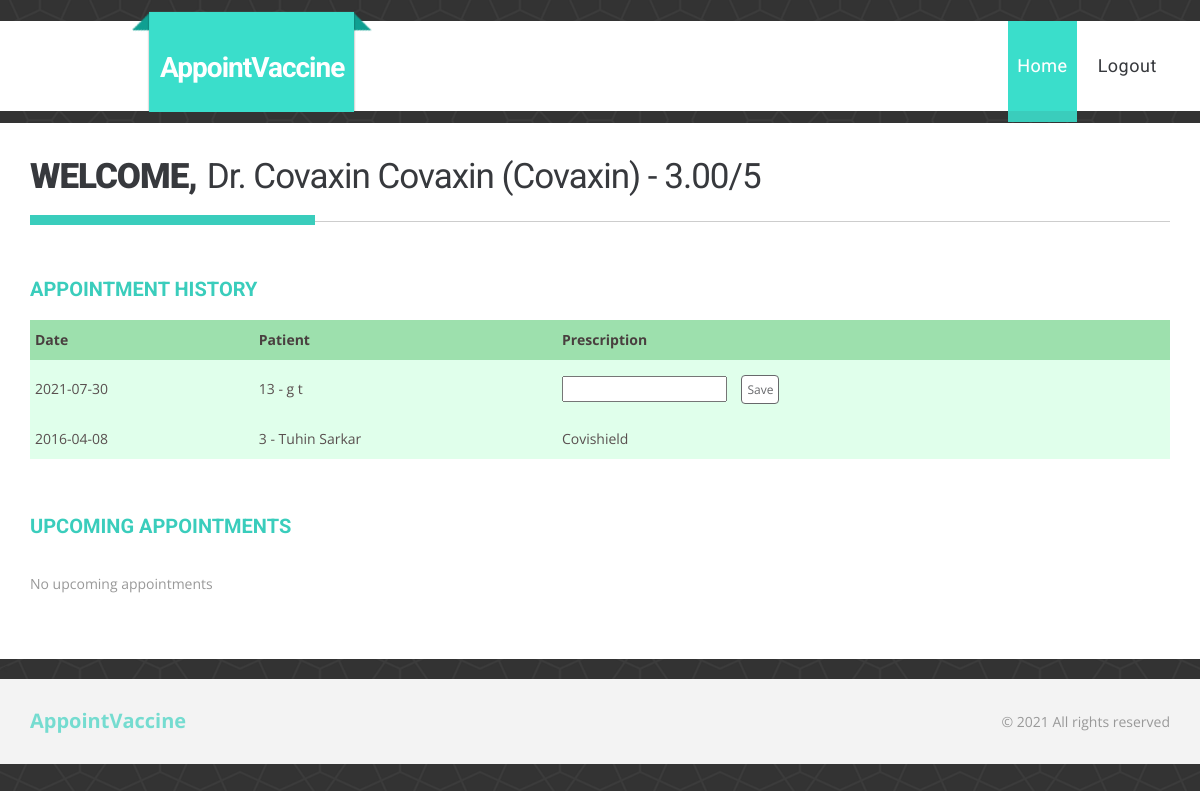
/DoctorHome.php (signed in), run on the app's committed database.
### tables this page shows
CREATE TABLE `doctor` (
  `email` varchar(50) NOT NULL,
  `doctorid` int(10) NOT NULL,
  `starttime` time(6) NOT NULL,
  `endtime` time(6) NOT NULL,
  `specialization` varchar(50) NOT NULL
);

CREATE TABLE `person` (
  `email` varchar(50) NOT NULL,
  `fname` varchar(50) NOT NULL,
  `lname` varchar(50) NOT NULL,
  `gender` varchar(50) NOT NULL,
  `phonenumber` varchar(10) NOT NULL,
  `dob` date NOT NULL,
  `streetaddress` varchar(200) NOT NULL,
  `city` varchar(20) NOT NULL,
  `state` varchar(20) NOT NULL,
  `pincode` varchar(20) NOT NULL,
  `role` varchar(30) NOT NULL
);

CREATE TABLE `appointment` (
  `appid` int(10) NOT NULL,
  `patientid` int(10) NOT NULL,
  `doctorid` int(10) NOT NULL,
  `date` date NOT NULL,
  `time` time(6) NOT NULL,
  `prescription` varchar(500) NOT NULL
);

CREATE TABLE `patient` (
  `patientid` int(10) NOT NULL,
  `email` varchar(50) NOT NULL,
  `predoctor` varchar(50) NOT NULL
);

### DoctorHome.php (the view, shortened to what this page needs)
<?php
$servername = "localhost";
$username = "root";
$password = "";
$database = "vaccineappointmentsystem";
$conn = mysqli_connect ( $servername, $username, $password );
mysqli_select_db ( $conn, $database );
$queryPerson = "select person.email, person.fname, person.lname, doctor.doctorid, doctor.specialization from person inner join doctor on person.email = doctor.email where person.email='" . $_SESSION ['email'] . "'";
$getPerson = mysqli_query ( $conn, $queryPerson );
$person = mysqli_fetch_array ( $getPerson );
$firstName = $person ['fname'];
$lastName = $person ['lname'];
$specialization = $person ['specialization'];
$docId = $person['doctorid'];
$queryRating = "SELECT ROUND(AVG(doctorreview.rating),2) FROM doctorreview INNER JOIN appointment on doctorreview.appid=appointment.appid WHERE appointment.doctorid=$docId";
$getRating = mysqli_query ( $conn, $queryRating );
$Rating = mysqli_fetch_array ( $getRating );
$avgRating = (! empty ( $Rating [0] ) ? $Rating [0] : "-");
$queryHist = "SELECT appointment.appid, appointment.date, patient.patientid, person.fname, person.lname, appointment.prescription FROM appointment INNER JOIN patient on appointment.patientid = patient.patientid INNER JOIN person on patient.email= person.email WHERE appointment.doctorid=$docId and date <= CURDATE() ORDER BY appointment.date DESC ";
$getHist = mysqli_query ( $conn, $queryHist );
$hist = mysqli_fetch_all ( $getHist );
$queryUpc = "SELECT appointment.appid, appointment.date, TIME_FORMAT(appointment.time, '%H:%i'), patient.patientid, person.fname, person.lname FROM appointment INNER JOIN patient on appointment.patientid = patient.patientid INNER JOIN person on patient.email= person.email WHERE appointment.doctorid=$docId and date > CURDATE() ORDER BY appointment.date, appointment.time ";
$getUpc = mysqli_query ( $conn, $queryUpc );
$upc = mysqli_fetch_all ( $getUpc );
?>
<!DOCTYPE html>
<html>
<head>
<link href="css/bootstrap.css" type="text/css" rel="stylesheet"
	media="all">
<link href="css/style.css" type="text/css" rel="stylesheet" media="all">
</head>
<body>
	<div class="header">
		<div class="container">
			<div class="top-middle">
				<a href="Home.php">
					<h3>AppointVaccine</h3>
				</a>
			</div>
			<div class="top-nav">
				<ul class="nav1">
					<li><a href="Home.php" class="active">Home</a></li>
					<li><a href="Logout.php">Logout</a></li>
				</ul>
			</div>
			<div class="clearfix"></div>
		</div>
	</div>
	<div class="content">
		<div class="container">
			<div class="content-grids">
				<div class="work-title humble-title">
					<h3>
						WELCOME,<span><?php
						echo "Dr. $firstName $lastName ($specialization) - $avgRating/5";
						?></span>
					</h3>
				</div>
				<div class="features-info">
					<div class="features-text">
						<h4>APPOINTMENT HISTORY</h4>
						<br />
						<div id="histTable" class='tg-wrap'>
							<?php
							if (count ( $hist ) > 0) {
								echo "
							<table id='tg-cHuKU1' class='tg'>
									<tr>
										<th>Date</th>
										<th>Patient</th>
										<th>Prescription</th>
									</tr>";
								foreach ( $hist as $app ) {
									echo "<tr><td>$app[1]</td><td>$app[2] - $app[3] $app[4]</td>";
									if ($app[5]) {
										echo "<td>$app[5]</td>";
									} else {
										echo "<td><input type='text'>&nbsp;&nbsp;&nbsp;&nbsp;<button class='btn1'>Save</button></td>";
									}
									echo "</tr>";
								}
								echo "</table>";
							} else {
								echo "<p>No appointment history</p>";
							}
							?>
						</div>
					</div>
				</div>
				<div class="features-info">
					<div class="features-text">
						<h4>UPCOMING APPOINTMENTS</h4>
						<br />
						<div id="upcTable" class='tg-wrap'>
							<?php
							if (count ( $upc ) > 0) {
								echo "
							<table id='tg-cHuKU' class='tg'>
									<tr>
										<th>Date</th>
										<th>Time</th>
										<th>Patient</th>
									</tr>";
								foreach ( $upc as $app ) {
									echo "<tr><td>$app[1]</td><td>$app[2]</td><td>$app[3] - $app[4] $app[5]</td>";
								}
								echo "</table>";
							} else {
								echo "<p>No upcoming appointments</p>";
							}
							?>
						</div>
					</div>
				</div>
			</div>
		</div>
	</div>
	<<div class="footer">
		<div class="container">
			<div class="footer-left">
				<a href="index.html">AppointVaccine</a>
			</div>
			<div class="footer-right">
				<p>&copy; 2021 All rights reserved</p>
			</div>
			<div class="clearfix"></div>
		</div>
	</div>
</body>
</html>

### data on the page
doctor: email.fname "Covaxin", email.lname "Covaxin", specialization "Covaxin"
appointment: date "2021-07-30", patientid.patientid "13", person.fname "g", person.lname "t"
appointment: date "2016-04-08", patientid.patientid "3", person.fname "Tuhin", person.lname "Sarkar", prescription "Covishield"

### other printed values
$avgRating "3.00"
